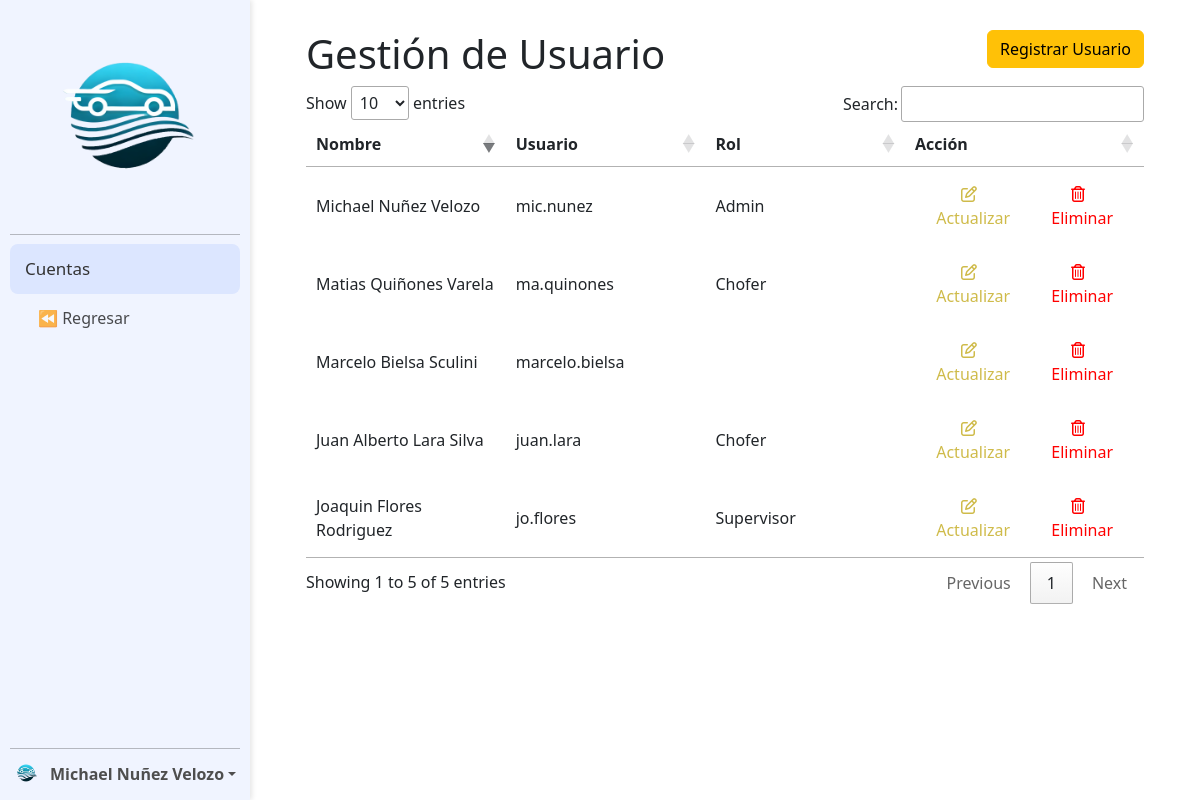
Screenshot of /Modulo_Flota/cuentas/cuentas.php (signed in) with the database file from the repository.
### tables this page shows
CREATE TABLE `usuario` (
  `rut` varchar(15) NOT NULL,
  `nombre` varchar(45) DEFAULT NULL,
  `Usuario` varchar(20) DEFAULT NULL,
  `clave` varchar(64) DEFAULT NULL,
  `fecha_ingreso` date DEFAULT NULL,
  `Id_Rol` int(11) DEFAULT NULL,
  `id_cargo` int(11) DEFAULT NULL,
  `supervisor` varchar(15) DEFAULT NULL,
  PRIMARY KEY (`rut`),
  KEY `fk_usuario_roles` (`Id_Rol`),
  KEY `fk_usuario_cargo` (`id_cargo`),
  CONSTRAINT `fk_usuario_cargo` FOREIGN KEY (`id_cargo`) REFERENCES `cargo` (`id_cargo`) ON DELETE SET NULL ON UPDATE CASCADE,
  CONSTRAINT `fk_usuario_roles` FOREIGN KEY (`Id_Rol`) REFERENCES `roles` (`Id_Rol`) ON DELETE SET NULL ON UPDATE CASCADE
);

CREATE TABLE `roles` (
  `Id_Rol` int(11) NOT NULL AUTO_INCREMENT,
  `nombre_rol` varchar(45) DEFAULT NULL,
  PRIMARY KEY (`Id_Rol`)
);

### Modulo_Flota/cuentas/componentes/lista_cuentas.php (the view, shortened to what this page needs)
<div class="row">
    <div class="col">
        <h1>Gestión de Usuario</h1>
    </div>
    <div class="col-auto">
        <form action="" method="POST">
            <button type="button" class="btn btn-warning" data-bs-toggle="modal" data-bs-target="#modalAgregarUsuario">
                Registrar Usuario
            </button>
        </form>
    </div>
</div>
<?php
$sql_usuarios = "
    SELECT u.rut, u.nombre, u.Usuario, u.Id_Rol, r.nombre_rol
    FROM usuario u
    LEFT JOIN roles r ON u.Id_Rol = r.Id_Rol
    WHERE u.Usuario IS NOT NULL AND u.clave IS NOT NULL;
";
$stmt_usuarios = $conexion->prepare($sql_usuarios);
$stmt_usuarios->execute();
$resultado_usuarios = $stmt_usuarios->get_result();
?>
<table id="tabla_usuarios">
    <thead>
        <tr>
            <th style="width: 20%;">Nombre</th>
            <th style="width: 20%;">Usuario</th>
            <th style="width: 20%;">Rol</th>
            <th style="width: 20%;">Acción</th>
        </tr>
    </thead>
    <tbody>
        <?php foreach ($resultado_usuarios as $usuario) : ?>
            <tr>
                <td><?= htmlspecialchars($usuario['nombre']) ?></td>
                <td><?= htmlspecialchars($usuario['Usuario']) ?></td>
                <td><?= htmlspecialchars($usuario['nombre_rol']) ?></td>
                <td>
                    <div class="btn-group" role="group">
                        <button class="btn no-colapse" style="color: #cfbb4a" data-bs-toggle="modal" data-bs-target="#modalActualizarCuenta"
                            onclick="completar_datos_modal_actualizar('<?= htmlspecialchars($usuario['nombre']) ?>', '<?= htmlspecialchars($usuario['Usuario']) ?>', '<?= htmlspecialchars($usuario['Id_Rol']) ?>', '<?= htmlspecialchars($usuario['rut']) ?>')">
                            <i class="fa-regular fa-pen-to-square"></i>
                            <span class="subrayado">Actualizar</span>
                        </button>
                        <button class="btn no-colapse" style="color: #ff0000" data-bs-toggle="modal" data-bs-target="#modal_eliminar" onclick="completar_datos_modal_eliminar('<?= htmlspecialchars($usuario['rut']) ?>')">
                            <i class="fa-regular fa-trash-can"></i>
                            <span class="subrayado">Eliminar</span>
                        </button>
                    </div>
                </td>
            </tr>
        <?php endforeach ?>
    </tbody>
</table>

### Modulo_Flota/cuentas/cuentas.php (shortened to what this page needs)
<?php
include("../conexion.php");
?>
<!DOCTYPE html>
<html lang="es" dir="ltr">
<head>
    <link rel="stylesheet" type="text/css" href="../estilos_generales/sidebar.css">
    <link href="https://cdnjs.cloudflare.com/ajax/libs/select2/4.0.13/css/select2.min.css" rel="stylesheet" />
    <link href="https://cdn.jsdelivr.net/npm/bootstrap@5.3.0-alpha3/dist/css/bootstrap.min.css" rel="stylesheet">
    <link rel="stylesheet" href="//cdn.datatables.net/1.13.7/css/jquery.dataTables.min.css" />
</head>
<body>
    <nav class="sidebar">
        <div class="cuadricula">
            <a href="">
                <img src="../img/logo.png" alt="Logo" class="logo_Blanco">
            </a>
            <hr class="sidebarHr">
            <a class="elemento activo" href="">Cuentas</a>
            <a class="elemento sub" href="../index.php">⏪ Regresar</a>
        </div>
        <div class="dropdown">
            <hr class="sidebarHr">
            <a href="#" class="d-flex align-items-center text-white text-decoration-none dropdown-toggle" data-bs-toggle="dropdown" aria-expanded="false">
                <img src="../img/logo.png" alt="" width="32" height="32" class="rounded-circle me-2">
                <strong><?php echo isset($_SESSION['nombre']) ? htmlspecialchars($_SESSION['nombre']) : 'Usuario'; ?></strong>
            </a>
        </div>
    </nav>
    <main class="content">
        <?php require_once("componentes/lista_cuentas.php") ?>
    </main>
</body>
</html>

### Modulo_Flota/estilos_generales/sidebar.css (style rules this page uses)
.sidebar { padding: 10px; width: 250px; background-color: #f0f4ff; position: fixed; height: 100vh; display: flex; flex-direction: column; justify-content: space-between; z-index: 1; overflow-y: auto; transition: all 0.3s ease; box-shadow: 2px 0 5px rgba(0, 0, 0, 0.1); }
img.logo_Blanco { width: 100%; }
.cuadricula a { display: block; color: #000000 !important; padding: 12px 15px 12px 15px; text-decoration: none; transition: 0.3s; border-radius: 8px; }
.sidebar a.elemento { opacity: 0.7; }
.sidebar a.elemento.activo { opacity: 1; font-size: 17px; background-color: #dce6ff; color: #333 !important; }
.sidebar a.sub { padding-left: 28px; }
.content { margin-left: 250px; padding-top: 30px !important; padding-left: 56px !important; padding-right: 56px !important; padding-bottom: 10px !important; transition: margin-left 0.3s ease; }
hr.sidebarHr { position: relative !important; margin-top: 0px !important; margin-bottom: 9px !important; color: #020202 !important; }
.dropdown a { color: #4e4e4e !important; }

### rows the page displays
usuario: nombre "Marcelo Bielsa Sculini", Usuario "marcelo.bielsa"
usuario: nombre "Joaquin Flores Rodriguez", Usuario "jo.flores", Id_Rol.nombre_rol "Supervisor"
usuario: nombre "Michael Nuñez Velozo", Usuario "mic.nunez", Id_Rol.nombre_rol "Admin"
usuario: nombre "Matias Quiñones Varela", Usuario "ma.quinones", Id_Rol.nombre_rol "Chofer"
usuario: nombre "Juan Alberto Lara Silva", Usuario "juan.lara", Id_Rol.nombre_rol "Chofer"

### other values shown
$_SESSION['nombre'] "Michael Nuñez Velozo"
